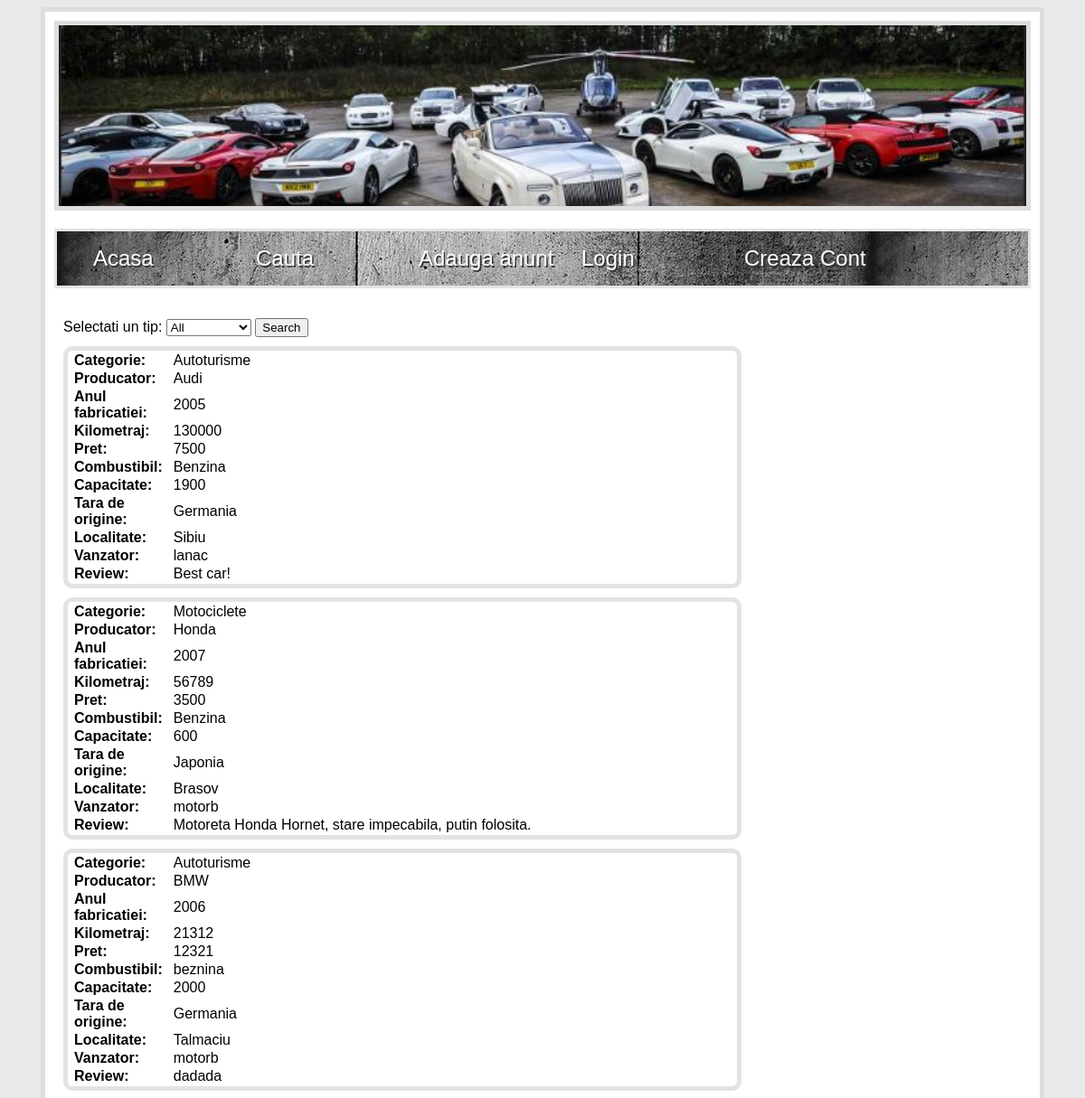
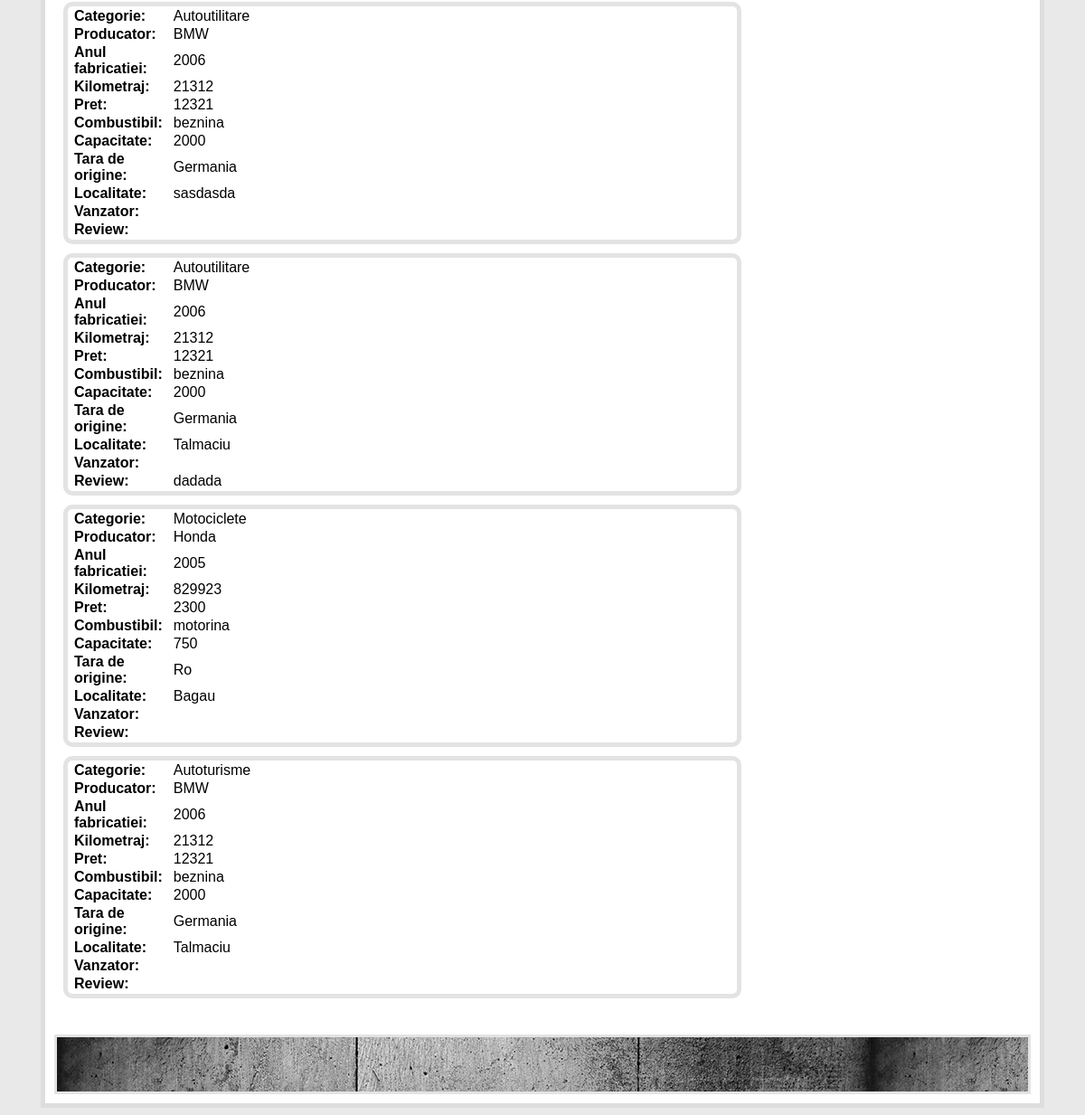
The page /CarSearch.php on the database its author committed (2 pictures, top to bottom).
### tables this page shows
CREATE TABLE `cars` (
  `id` int(11) NOT NULL,
  `tip` varchar(30) DEFAULT NULL,
  `producator` varchar(30) DEFAULT NULL,
  `anulfabricatiei` int(11) DEFAULT NULL,
  `kilometraj` int(11) DEFAULT NULL,
  `pret` int(11) DEFAULT NULL,
  `combustibil` varchar(30) DEFAULT NULL,
  `capacitatemotor` int(11) DEFAULT NULL,
  `taraorigine` varchar(30) DEFAULT NULL,
  `localitate` varchar(30) DEFAULT NULL,
  `usern` varchar(30) DEFAULT NULL,
  `imagine` longblob,
  `review` varchar(1000) DEFAULT NULL
);

### CarSearch.php (called while the page is built, shortened)
<?php
require 'Controller/CarController.php';
$carController = new CarController();
if(isset($_POST['tip']))
{
    $carTables = $carController->CreateCarTables($_POST['tip']);
}
else
{
    $carTables = $carController->CreateCarTables('%');
}
$content = $carController->CreateCarDropdownList(). $carTables;
include 'structura.php';

### Model/CarModel.php (called while the page is built, shortened)
<?php
require ("Objects/CarObject.php");
class CarModel {
    function GetCarsByType($tip) {
        require 'Credentials.php';
        $con=mysqli_connect($host,$user,$passwd,$database) or die(mysqli_error($con));
        $query = "SELECT * FROM cars WHERE tip LIKE '$tip'";
        $result = mysqli_query($con,$query) or die(mysqli_error($con));
        $carArray = array();
        while ($row = mysqli_fetch_array($result)) {
            $tip = $row[1];
            $producator = $row[2];
            $anulfabricatiei = $row[3];
            $kilometraj = $row[4];
            $pret = $row[5];
            $combustibil = $row[6];
            $capacitatemotor = $row[7];
            $taraorigine = $row[8];
            $localitate = $row[9];
            $usern = $row[10];
            $imagine = $row[11];
            $review = $row[12];
            $cars = new CarObject(-1, $tip, $producator, $anulfabricatiei, $kilometraj, $pret, $combustibil, $capacitatemotor, $taraorigine, $localitate, $usern, $imagine, $review);
            array_push($carArray, $cars);
        }
        return $carArray;
    }
}

### Objects/CarObject.php (called while the page is built, shortened)
<?php
class CarObject {
    function __construct($id, $tip, $producator, $anulfabricatiei, $kilometraj, $pret, $combustibil, $capacitatemotor, $taraorigine, $localitate, $usern, $imagine, $review) {
        $this->tip = $tip;
        $this->producator = $producator;
        $this->anulfabricatiei = $anulfabricatiei;
        $this->kilometraj = $kilometraj;
        $this->pret = $pret;
        $this->combustibil = $combustibil;
        $this->capacitatemotor = $capacitatemotor;
        $this->taraorigine = $taraorigine;
        $this->localitate = $localitate;
        $this->usern = $usern;
        $this->review = $review;
    }
}
?>

### Controller/CarController.php (the view)
<?php
require ("Model/CarModel.php");
class CarController {
    function CreateCarDropdownList() {
        $carModel = new CarModel();
        $result = "<form action = '' method = 'post' width = '200px'>
                    Selectati un tip:
                    <select name = 'tip' >
                        <option value = '%' >All</option>
                        " . $this->CreateOptionValues($carModel->GetCarTypes()) .
                "</select>
                     <input type = 'submit' value = 'Search' />
                    </form>";
        return $result;
    }
    function CreateOptionValues(array $valueArray) {
        $result = "";
        foreach ($valueArray as $value) {
            $result = $result . "<option value='$value'>$value</option>";
        }
        return $result;
    }
    function CreateCarTables($tip)
    {
        $carModel = new CarModel();
        $carArray = $carModel->GetCarsByType($tip);
        $result = "";
        foreach ($carArray as $key => $cars)
        {
            $result = $result .
                    "<table class = 'carTable'>
                        <tr>
                            <th width = '75px' >Categorie: </th>
                            <td>$cars->tip</td>
                        </tr>
                        <tr>
                            <th>Producator: </th>
                            <td>$cars->producator</td>
                        </tr>
                        <tr>
                            <th>Anul fabricatiei: </th>
                            <td>$cars->anulfabricatiei</td>
                        </tr>
                         <tr>
                            <th>Kilometraj: </th>
                            <td>$cars->kilometraj</td>
                        </tr>
                        <tr>
                            <th>Pret: </th>
                            <td>$cars->pret</td>
                        </tr>
                        <tr>
                            <th>Combustibil: </th>
                            <td>$cars->combustibil</td>
                        </tr>
                        <tr>
                            <th>Capacitate: </th>
                            <td>$cars->capacitatemotor</td>
                        </tr>
                        <tr>
                            <th>Tara de origine: </th>
                            <td>$cars->taraorigine</td>
                        </tr>
                        <tr>
                            <th>Localitate: </th>
                            <td>$cars->localitate</td>
                        </tr>
                        <tr>
                            <th>Vanzator: </th>
                            <td>$cars->usern</td>
                        </tr>
                        <tr>
                             <th>Review: </th>
                            <td colspan='5' >$cars->review</td>
                        </tr>
                     </table>";
        }
        return $result;
    }
}

### structura.php (shortened to what this page needs)
<!DOCTYPE html>
<html>
    <head>
        <link rel =stylesheet type="text/css" href="Styles/Stylesheet.css"/>
    </head>
    <body>
        <div id="wrapper">
            <div id="banner">
            </div>
            <nav id="navigation">
                <ul id="nav">
                    <li><a href="index.php"> Acasa </a></li>
                    <li><a href="CarSearch.php"> Cauta </a></li>
                    <li><a href="NewCar.php"> Adauga anunt </a></li>
                    <li><a href="login.php"> Login </a></li>
                    <li><a href="signup.php"> Creaza Cont </a></li>
                </ul>
            </nav>
            <div id="contentarea">
                <?php
                echo $content; ?>
            </div>
            <footer>
            </footer>
        </div>
    </body>
</html>

### Styles/Stylesheet.css (style rules this page uses)
body { font-family: lucida grande ,tahoma,verdana,arial,sans-serif; background-color: #e9e9e9; }
#wrapper { width: 1080px; background-color: white; margin: 0 auto; padding: 10px; border: 5px solid #dedede; }
#banner { background-image: url(../Images/bannerkars.jpg); background-repeat: no-repeat; background-size: cover; border: 5px solid #dedede; height: 200px; }
#contentarea { float: left; align-content:center; width: 750px; margin: 20px 0 20px 0; padding: 10px; }
footer { clear: both; width: auto; height: 40px; padding: 10px; border: 3px solid #E3E3E3; text-align: center; color: #fff; text-shadow: 0.1em 0.1em #333; background-image: url(../Images/navigation.jpg); }
#navigation { height: 60px; border: 3px solid #E3E3E3; margin-top: 20px; text-shadow: 0.1em 0.1em #333; background-image: url(../Images/navigation.jpg); }
#nav { list-style: none; }
#nav li { font-size: 24px; float:left; position: relative; width: 180px; height: 50px; }
#nav a:link, nav a:active, nav a:visited { display: block; color: #fff; text-decoration: none; }
.carTable { width: 750px; height: 250px; margin: 10px 10px 10px 0; border: 5px solid #E3E3E3; border-radius: 10px; }
.carTable tr th, .carTable tr td { text-align: left; padding: 0px 5px 0 5px; }

### rows shown on the page
cars: tip "Autoturisme", producator "Audi", anulfabricatiei "2005", kilometraj "130000", pret "7500", combustibil "Benzina", capacitatemotor "1900", taraorigine "Germania", localitate "Sibiu", usern "lanac", review "Best car!"
cars: tip "Motociclete", producator "Honda", anulfabricatiei "2007", kilometraj "56789", pret "3500", combustibil "Benzina", capacitatemotor "600", taraorigine "Japonia", localitate "Brasov", usern "motorb", review "Motoreta Honda Hornet, stare impecabila, putin folosita."
cars: tip "Autoturisme", producator "BMW", anulfabricatiei "2006", kilometraj "21312", pret "12321", combustibil "beznina", capacitatemotor "2000", taraorigine "Germania", localitate "Talmaciu", usern "motorb", review "dadada"
cars: tip "Autoutilitare", producator "BMW", anulfabricatiei "2006", kilometraj "21312", pret "12321", combustibil "beznina", capacitatemotor "2000", taraorigine "Germania", localitate "sasdasda"
cars: tip "Autoutilitare", producator "BMW", anulfabricatiei "2006", kilometraj "21312", pret "12321", combustibil "beznina", capacitatemotor "2000", taraorigine "Germania", localitate "Talmaciu", review "dadada"
cars: tip "Motociclete", producator "Honda", anulfabricatiei "2005", kilometraj "829923", pret "2300", combustibil "motorina", capacitatemotor "750", taraorigine "Ro", localitate "Bagau"
cars: tip "Autoturisme", producator "BMW", anulfabricatiei "2006", kilometraj "21312", pret "12321", combustibil "beznina", capacitatemotor "2000", taraorigine "Germania", localitate "Talmaciu"
